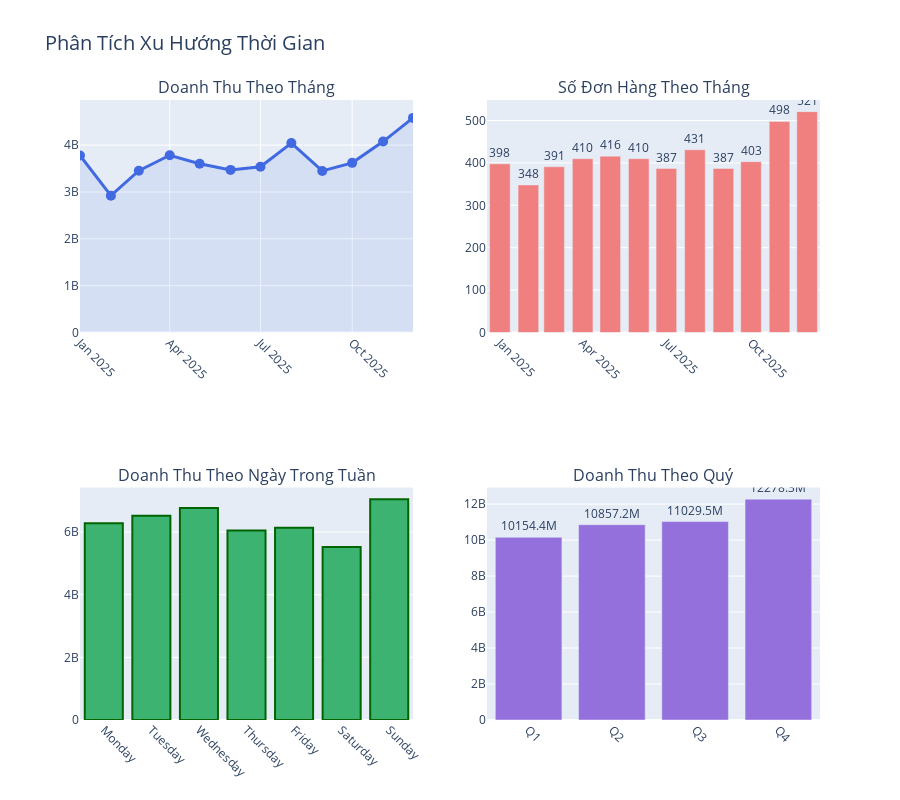

The cell this chart's notebook holds for it:
### Markdown cell above
CELL 6: Phân tích và trực quan hóa xu hướng theo thời gian

### Code cell
print("\n📅 PHÂN TÍCH XU HƯỚNG THEO THỜI GIAN")
print("=" * 80)

# Doanh thu theo tháng
monthly_revenue = df.groupby(['year', 'month']).agg({
    'total': 'sum',
    'order_id': 'count'
}).reset_index()
monthly_revenue['year_month'] = monthly_revenue['year'].astype(str) + '-' + monthly_revenue['month'].astype(str).str.zfill(2)

# Tạo visualizations với Plotly
fig = make_subplots(
    rows=2, cols=2,
    subplot_titles=('Doanh Thu Theo Tháng', 'Số Đơn Hàng Theo Tháng',
                    'Doanh Thu Theo Ngày Trong Tuần', 'Doanh Thu Theo Quý'),
    specs=[[{"secondary_y": False}, {"secondary_y": False}],
           [{"secondary_y": False}, {"secondary_y": False}]]
)

# 1. Doanh thu theo tháng
fig.add_trace(
    go.Scatter(x=monthly_revenue['year_month'], y=monthly_revenue['total'],
               mode='lines+markers', name='Doanh thu', 
               line=dict(color='royalblue', width=3),
               marker=dict(size=10),
               fill='tozeroy', fillcolor='rgba(65, 105, 225, 0.1)'),
    row=1, col=1
)

# 2. Số đơn hàng theo tháng
fig.add_trace(
    go.Bar(x=monthly_revenue['year_month'], y=monthly_revenue['order_id'],
           name='Số đơn hàng', marker_color='lightcoral',
           text=monthly_revenue['order_id'], textposition='outside'),
    row=1, col=2
)

# 3. Doanh thu theo ngày trong tuần
day_revenue = df.groupby('day_name')['total'].sum().reindex(
    ['Monday', 'Tuesday', 'Wednesday', 'Thursday', 'Friday', 'Saturday', 'Sunday']
)
fig.add_trace(
    go.Bar(x=day_revenue.index, y=day_revenue.values,
           name='Doanh thu', marker_color='mediumseagreen',
           marker=dict(line=dict(color='darkgreen', width=2))),
    row=2, col=1
)

# 4. Doanh thu theo quý
quarter_revenue = df.groupby('quarter')['total'].sum()
fig.add_trace(
    go.Bar(x=[f'Q{q}' for q in quarter_revenue.index], y=quarter_revenue.values,
           name='Doanh thu', marker_color='mediumpurple',
           text=[f'{v/1e6:.1f}M' for v in quarter_revenue.values],
           textposition='outside'),
    row=2, col=2
)

fig.update_layout(height=800, showlegend=False, 
                  title_text="Phân Tích Xu Hướng Thời Gian",
                  title_font_size=20)
fig.update_xaxes(tickangle=45)
plt.savefig("../img/truc_quan_hoa_xu_huong_thoi_gian.png", dpi=300, bbox_inches='tight')
fig.show()

# Thêm Matplotlib visualization cho xu hướng chi tiết
fig_mat, axes = plt.subplots(2, 2, figsize=(16, 10))

# 1. Line chart với moving average
monthly_data = df.groupby(df['order_date'].dt.to_period('M'))['total'].sum().reset_index()
monthly_data['order_date'] = monthly_data['order_date'].astype(str)
monthly_data['MA_3'] = monthly_data['total'].rolling(window=3).mean()

axes[0, 0].plot(monthly_data['order_date'], monthly_data['total'], 
                marker='o', linewidth=2, label='Doanh thu thực tế', color='steelblue')
axes[0, 0].plot(monthly_data['order_date'], monthly_data['MA_3'], 
                linestyle='--', linewidth=2, label='Moving Average (3 tháng)', color='red')
axes[0, 0].set_title('Xu Hướng Doanh Thu & Moving Average', fontsize=12, fontweight='bold')
axes[0, 0].set_xlabel('Tháng')
axes[0, 0].set_ylabel('Doanh thu (VND)')
axes[0, 0].legend()
axes[0, 0].tick_params(axis='x', rotation=45)
axes[0, 0].grid(alpha=0.3)

# 2. Heatmap doanh thu theo tháng và ngày trong tuần
heatmap_data = df.groupby(['month', 'day_of_week'])['total'].sum().unstack(fill_value=0)
sns.heatmap(heatmap_data, annot=True, fmt='.0f', cmap='YlOrRd', ax=axes[0, 1], 
            cbar_kws={'label': 'Doanh thu (VND)'})
axes[0, 1].set_title('Heatmap: Tháng × Ngày Trong Tuần', fontsize=12, fontweight='bold')
axes[0, 1].set_xlabel('Ngày trong tuần (0=Mon, 6=Sun)')
axes[0, 1].set_ylabel('Tháng')

# 3. Box plot doanh thu theo quý
df['quarter_str'] = 'Q' + df['quarter'].astype(str)
df.boxplot(column='total', by='quarter_str', ax=axes[1, 0])
axes[1, 0].set_title('Phân Phối Doanh Thu Theo Quý', fontsize=12, fontweight='bold')
axes[1, 0].set_xlabel('Quý')
axes[1, 0].set_ylabel('Doanh thu (VND)')
plt.sca(axes[1, 0])
plt.xticks(rotation=0)

# 4. Area chart doanh thu tích lũy
monthly_data['cumulative'] = monthly_data['total'].cumsum()
axes[1, 1].fill_between(range(len(monthly_data)), 
                         monthly_data['cumulative'], 
                         alpha=0.5, color='lightblue')
axes[1, 1].plot(monthly_data['cumulative'], linewidth=2, color='darkblue', marker='o')
axes[1, 1].set_title('Doanh Thu Tích Lũy Theo Tháng', fontsize=12, fontweight='bold')
axes[1, 1].set_xlabel('Tháng')
axes[1, 1].set_ylabel('Doanh thu tích lũy (VND)')
axes[1, 1].grid(alpha=0.3)

plt.tight_layout()
plt.savefig("../img/truc_quan_hoa_xu_huong_thoi_gian_matplotlib.png", dpi=300, bbox_inches='tight')
plt.show()

# In thống kê
best_month = monthly_revenue.loc[monthly_revenue['total'].idxmax(), 'month']
best_quarter = quarter_revenue.idxmax()
best_day = day_revenue.idxmax()

print(f"\n📊 Thống kê xu hướng:")
print(f"   - Tháng có doanh thu cao nhất: Tháng {best_month}")
print(f"   - Quý có doanh thu cao nhất: Q{best_quarter}")
print(f"   - Ngày trong tuần có doanh thu cao nhất: {best_day}")
print(f"   - Tốc độ tăng trưởng trung bình: {monthly_data['total'].pct_change().mean()*100:.2f}% mỗi tháng")

print("\n✅ Hoàn thành trực quan hóa xu hướng thời gian!")

### Figure 1 — Plotly figure (JSON) as saved in the notebook; plotly's stock layout.template omitted (floating-point values rounded to 4 significant figures)
{"data": [{"fill": "tozeroy", "fillcolor": "rgba(65, 105, 225, 0.1)", "line": {"color": "royalblue", "width": 3}, "marker": {"size": 10}, "mode": "lines+markers", "name": "Doanh thu", "type": "scatter", "x": ["2025-01", "2025-02", "2025-03", "2025-04", "2025-05", "2025-06", "2025-07", "2025-08", "2025-09", "2025-10", "2025-11", "2025-12"], "xaxis": "x", "y": [3779000000, 2921100000, 3454300000, 3783200000, 3603200000, 3470800000, 3537500000, 4043100000, 3448900000, 3621500000, 4075400000, 4581400000], "yaxis": "y"}, {"marker": {"color": "lightcoral"}, "name": "Số đơn hàng", "text": [398, 348, 391, 410, 416, 410, 387, 431, 387, 403, 498, 521], "textposition": "outside", "type": "bar", "x": ["2025-01", "2025-02", "2025-03", "2025-04", "2025-05", "2025-06", "2025-07", "2025-08", "2025-09", "2025-10", "2025-11", "2025-12"], "xaxis": "x2", "y": [398, 348, 391, 410, 416, 410, 387, 431, 387, 403, 498, 521], "yaxis": "y2"}, {"marker": {"color": "mediumseagreen", "line": {"color": "darkgreen", "width": 2}}, "name": "Doanh thu", "type": "bar", "x": ["Monday", "Tuesday", "Wednesday", "Thursday", "Friday", "Saturday", "Sunday"], "xaxis": "x3", "y": [6281500000, 6518000000, 6763800000, 6046700000, 6133700000, 5525300000, 7050400000], "yaxis": "y3"}, {"marker": {"color": "mediumpurple"}, "name": "Doanh thu", "text": ["10154.4M", "10857.2M", "11029.5M", "12278.3M"], "textposition": "outside", "type": "bar", "x": ["Q1", "Q2", "Q3", "Q4"], "xaxis": "x4", "y": [10154400000, 10857200000, 11029500000, 12278300000], "yaxis": "y4"}], "layout": {"annotations": [{"font": {"size": 16}, "showarrow": false, "text": "Doanh Thu Theo Tháng", "x": 0.225, "xanchor": "center", "xref": "paper", "y": 1, "yanchor": "bottom", "yref": "paper"}, {"font": {"size": 16}, "showarrow": false, "text": "Số Đơn Hàng Theo Tháng", "x": 0.775, "xanchor": "center", "xref": "paper", "y": 1, "yanchor": "bottom", "yref": "paper"}, {"font": {"size": 16}, "showarrow": false, "text": "Doanh Thu Theo Ngày Trong Tuần", "x": 0.225, "xanchor": "center", "xref": "paper", "y": 0.375, "yanchor": "bottom", "yref": "paper"}, {"font": {"size": 16}, "showarrow": false, "text": "Doanh Thu Theo Quý", "x": 0.775, "xanchor": "center", "xref": "paper", "y": 0.375, "yanchor": "bottom", "yref": "paper"}], "height": 800, "showlegend": false, "title": {"font": {"size": 20}, "text": "Phân Tích Xu Hướng Thời Gian"}, "xaxis": {"anchor": "y", "domain": [0, 0.45], "tickangle": 45}, "xaxis2": {"anchor": "y2", "domain": [0.55, 1], "tickangle": 45}, "xaxis3": {"anchor": "y3", "domain": [0, 0.45], "tickangle": 45}, "xaxis4": {"anchor": "y4", "domain": [0.55, 1], "tickangle": 45}, "yaxis": {"anchor": "x", "domain": [0.625, 1]}, "yaxis2": {"anchor": "x2", "domain": [0.625, 1]}, "yaxis3": {"anchor": "x3", "domain": [0, 0.375]}, "yaxis4": {"anchor": "x4", "domain": [0, 0.375]}}}
